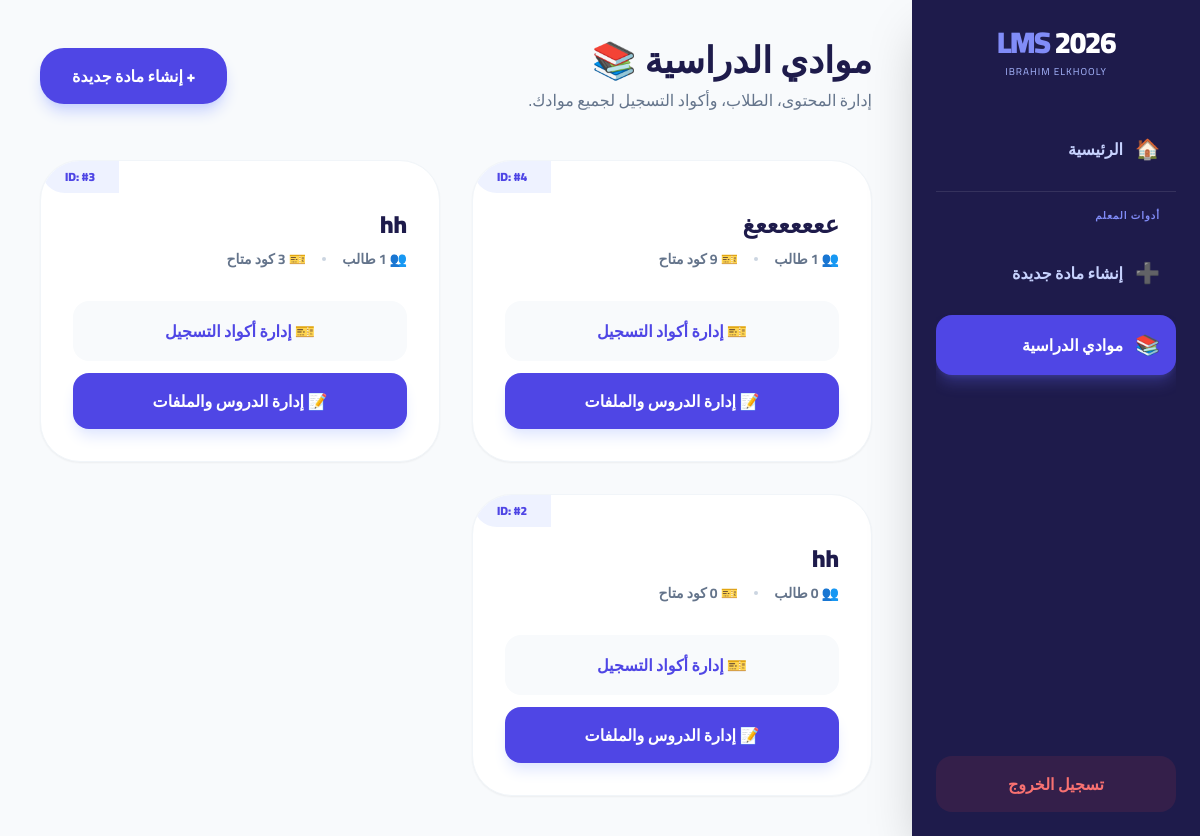
The page /dashboard/courses_list.php (signed in) on the database its author committed.
### tables this page shows
CREATE TABLE `courses` (
  `id` int(11) NOT NULL,
  `course_name` varchar(150) NOT NULL,
  `course_code` varchar(20) NOT NULL,
  `teacher_id` int(11) DEFAULT NULL,
  `created_at` timestamp NOT NULL DEFAULT current_timestamp()
);

### dashboard/courses_list.php (the view, shortened to what this page needs)
<?php
require_once '../config/db.php';
$teacher_id = $_SESSION['user_id'];
try {
    $sql = "SELECT c.*,
            (SELECT COUNT(*) FROM enrollments e WHERE e.course_id = c.id) as student_count,
            (SELECT COUNT(*) FROM course_tokens ct WHERE ct.course_id = c.id AND ct.is_used = 0) as available_tokens
            FROM courses c
            WHERE c.teacher_id = ?
            ORDER BY c.id DESC";
    $stmt = $pdo->prepare($sql);
    $stmt->execute([$teacher_id]);
    $courses = $stmt->fetchAll();
} catch (PDOException $e) {
    die("خطأ في جلب المواد: " . $e->getMessage());
}
include '../includes/header.php';
?>
<main class="lg:mr-72 p-6 md:p-10 min-h-screen">
    <header class="flex flex-col md:flex-row justify-between items-start md:items-center mb-12 mt-16 lg:mt-0 animate__animated animate__fadeIn">
        <div>
            <h2 class="text-4xl font-black text-indigo-950">موادي الدراسية 📚</h2>
            <p class="text-slate-500 mt-2 font-medium">إدارة المحتوى، الطلاب، وأكواد التسجيل لجميع موادك.</p>
        </div>
        <a href="add_course.php" class="mt-4 md:mt-0 bg-indigo-600 text-white px-8 py-4 rounded-[1.5rem] font-black shadow-lg shadow-indigo-200 hover:scale-105 transition-all">
            + إنشاء مادة جديدة
        </a>
    </header>
    <div class="grid grid-cols-1 md:grid-cols-2 xl:grid-cols-3 gap-8">
        <?php if (empty($courses)): ?>
            <div class="col-span-full bg-white p-20 rounded-[3rem] text-center border border-dashed border-slate-300">
                <p class="text-slate-400 text-xl font-bold">لم تقم بإضافة أي مواد بعد. ابدأ الآن!</p>
            </div>
        <?php else: ?>
            <?php foreach ($courses as $course): ?>
                <div class="group bg-white rounded-[2.5rem] shadow-sm border border-slate-100 p-8 transition-all duration-500 hover:shadow-2xl hover:-translate-y-2 relative overflow-hidden">
                    <div class="absolute top-0 left-0 bg-indigo-50 text-indigo-600 px-6 py-2 rounded-bl-[1.5rem] font-black text-xs">
                        ID: #<?= $course['id'] ?>
                    </div>
                    <div class="mt-4">
                        <h3 class="text-2xl font-black text-indigo-950 mb-2 group-hover:text-indigo-600 transition-colors">
                            <?= htmlspecialchars($course['course_name']) ?>
                        </h3>
                        <div class="flex items-center gap-4 text-slate-500 text-sm font-bold">
                            <span>👥 <?= $course['student_count'] ?> طالب</span>
                            <span class="w-1 h-1 bg-slate-300 rounded-full"></span>
                            <span>🎫 <?= $course['available_tokens'] ?> كود متاح</span>
                        </div>
                    </div>
                    <div class="mt-8 space-y-3">
                        <a href="generate_tokens.php?id=<?= $course['id'] ?>"
                           class="flex items-center justify-center w-full bg-slate-50 text-indigo-600 font-black py-4 rounded-2xl border-2 border-transparent hover:border-indigo-600 hover:bg-white transition-all">
                           🎫 إدارة أكواد التسجيل
                        </a>
                        <a href="manage_content.php?id=<?= $course['id'] ?>"
                           class="flex items-center justify-center w-full bg-indigo-600 text-white font-black py-4 rounded-2xl shadow-lg shadow-indigo-100 hover:bg-indigo-700 transition-all">
                           📝 إدارة الدروس والملفات
                        </a>
                    </div>
                </div>
            <?php endforeach; ?>
        <?php endif; ?>
    </div>
</main>
</body>
</html>

### includes/header.php (style rules this page uses)
body { font-family: 'Cairo', sans-serif; background-color: #f8fafc; }

### rows shown on the page
courses: id "4", course_name "عععععععغ", student_count "1", available_tokens "9"
courses: id "3", course_name "hh", student_count "1", available_tokens "3"
courses: id "2", course_name "hh", student_count "0", available_tokens "0"
